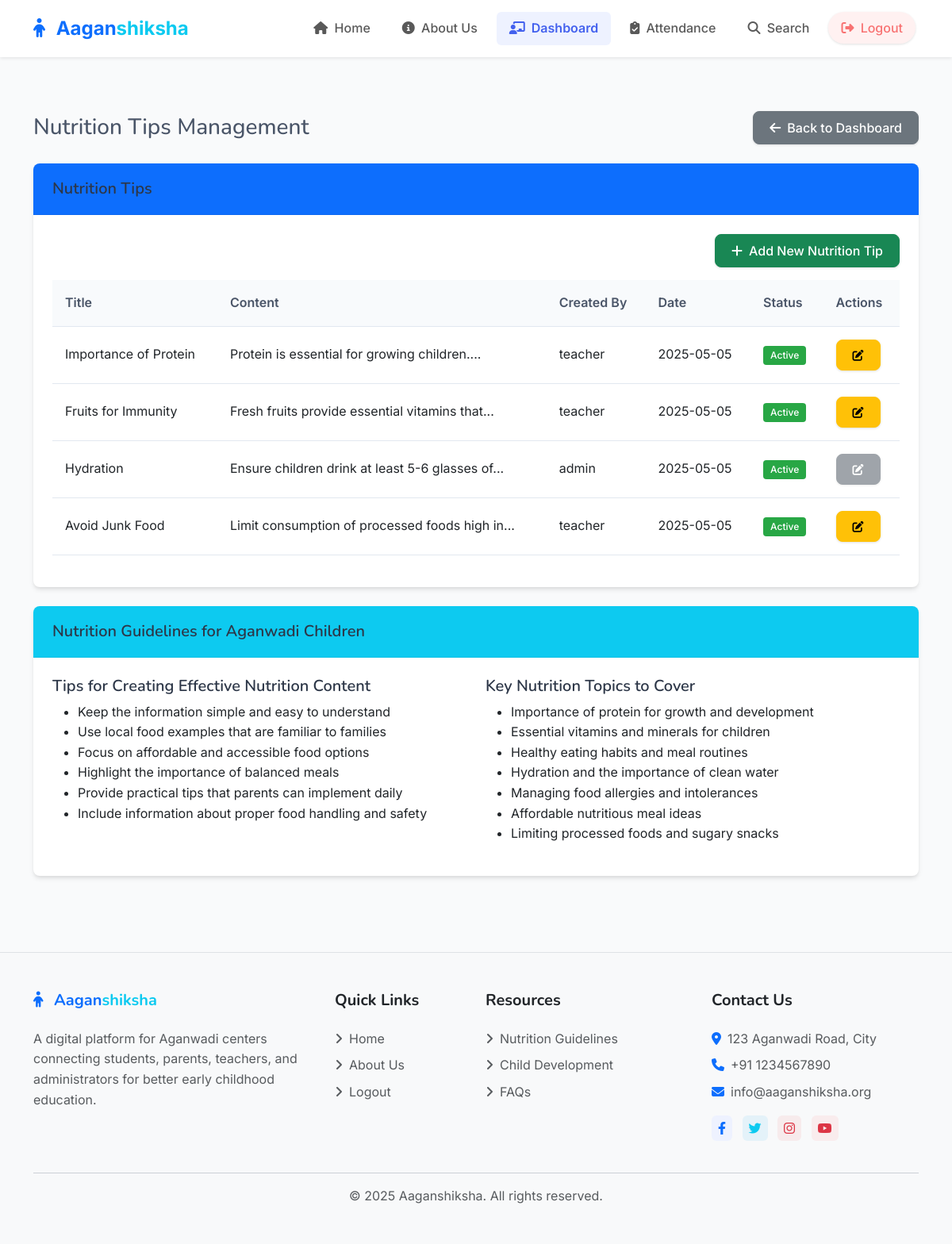
The page /teacher/nutrition (signed in) on the database its author committed.
### models.py (models this page shows, shortened)
class NutritionTip(db.Model):
    id = db.Column(db.Integer, primary_key=True, autoincrement=True)
    title = db.Column(db.String(100), nullable=False)
    content = db.Column(db.Text, nullable=False)
    user_id = db.Column(db.Integer, db.ForeignKey('user.id'), nullable=False)
    created_at = db.Column(db.DateTime, default=datetime.utcnow)
    updated_at = db.Column(db.DateTime, default=datetime.utcnow, onupdate=datetime.utcnow)
    is_active = db.Column(db.Boolean, default=True)

class User(UserMixin, db.Model):
    id = db.Column(db.Integer, primary_key=True)
    username = db.Column(db.String(64), unique=True, nullable=False)
    email = db.Column(db.String(120), unique=True, nullable=False)
    password_hash = db.Column(db.String(256), nullable=False)
    role = db.Column(db.String(20), nullable=False)  # 'admin', 'teacher'
    aadhar_number = db.Column(db.String(12), unique=True, nullable=False)
    created_at = db.Column(db.DateTime, default=datetime.utcnow)
    center_id = db.Column(db.Integer, db.ForeignKey('center.id'), nullable=True)  # Only required for teachers
    center = db.relationship('Center', backref='teachers', lazy=True)
    complaints = db.relationship('Complaint', backref='author', lazy=True)
    nutrition_tips = db.relationship('NutritionTip', backref='created_by', lazy=True)
    activities = db.relationship('Activity', backref='created_by', lazy=True)

### routes/teacher.py (the view)
@teacher_bp.route('/nutrition')
@login_required
@teacher_required
def nutrition():
    nutrition_tips = NutritionTip.query.all()
    return render_template('teacher/nutrition.html', nutrition_tips=nutrition_tips)

### app.py (called while the page is built)
@app.context_processor
def inject_csrf_token():
    return dict(csrf_token=generate_csrf)

@login_manager.user_loader
def load_user(user_id):
    return User.query.get(int(user_id))

### routes/teacher.py (called while the page is built)
def teacher_required(f):
    @wraps(f)
    def decorated_function(*args, **kwargs):
        if not current_user.is_authenticated or current_user.role != 'teacher':
            flash('You need to be a teacher to access this page.', 'danger')
            return redirect(url_for('auth.login'))
        return f(*args, **kwargs)
    return decorated_function

### templates/teacher/nutrition.html (shortened to what this page needs)
{% extends 'base.html' %}
{% block content %}
<div class="container py-4">
    <div class="d-flex justify-content-between align-items-center mb-4">
        <h1 class="h3 mb-0">Nutrition Tips Management</h1>
        <a href="{{ url_for('teacher.dashboard') }}" class="btn btn-secondary">
            <i class="fas fa-arrow-left me-2"></i>Back to Dashboard
        </a>
    </div>
    <div class="card mb-4">
        <div class="card-header bg-primary text-white">
            <h5 class="mb-0">
                {% if is_add %}
                    Add New Nutrition Tip
                {% elif is_edit %}
                    Edit Nutrition Tip
                {% else %}
                    Nutrition Tips
                {% endif %}
            </h5>
        </div>
        <div class="card-body">
            {% if is_add or is_edit %}
                <form method="POST">
                    {{ form.hidden_tag() }}
                    <div class="mb-3">
                        <label class="form-label">Title</label>
                        {{ form.title(class="form-control") }}
                        {% if form.title.errors %}
                            <div class="text-danger">
                                {% for error in form.title.errors %}
                                    <small>{{ error }}</small>
                                {% endfor %}
                            </div>
                        {% endif %}
                    </div>
                    <div class="mb-3">
                        <label class="form-label">Content</label>
                        {{ form.content(class="form-control", rows=5) }}
                        {% if form.content.errors %}
                            <div class="text-danger">
                                {% for error in form.content.errors %}
                                    <small>{{ error }}</small>
                                {% endfor %}
                            </div>
                        {% endif %}
                    </div>
                    <div class="mb-3 form-check">
                        {{ form.is_active(class="form-check-input") }}
                        <label class="form-check-label" for="is_active">Active</label>
                        {% if form.is_active.errors %}
                            <div class="text-danger">
                                {% for error in form.is_active.errors %}
                                    <small>{{ error }}</small>
                                {% endfor %}
                            </div>
                        {% endif %}
                    </div>
                    <div class="d-flex justify-content-between">
                        <a href="{{ url_for('teacher.nutrition') }}" class="btn btn-secondary">Cancel</a>
                        {{ form.submit(class="btn btn-primary") }}
                    </div>
                </form>
            {% else %}
                <div class="d-flex justify-content-end mb-3">
                    <a href="{{ url_for('teacher.add_nutrition') }}" class="btn btn-success">
                        <i class="fas fa-plus me-2"></i>Add New Nutrition Tip
                    </a>
                </div>
                <div class="table-responsive">
                    <table class="table table-hover">
                        <thead>
                            <tr>
                                <th>Title</th>
                                <th>Content</th>
                                <th>Created By</th>
                                <th>Date</th>
                                <th>Status</th>
                                <th>Actions</th>
                            </tr>
                        </thead>
                        <tbody>
                            {% if nutrition_tips %}
                                {% for tip in nutrition_tips %}
                                    <tr>
                                        <td>{{ tip.title }}</td>
                                        <td>{{ tip.content|truncate(50) }}</td>
                                        <td>{{ tip.created_by.username }}</td>
                                        <td>{{ tip.created_at.strftime('%Y-%m-%d') }}</td>
                                        <td>
                                            <span class="badge {% if tip.is_active %}bg-success{% else %}bg-secondary{% endif %}">
                                                {{ 'Active' if tip.is_active else 'Inactive' }}
                                            </span>
                                        </td>
                                        <td>
                                            <div class="btn-group btn-group-sm">
                                                {% if tip.user_id == current_user.id %}
                                                    <a href="{{ url_for('teacher.edit_nutrition', id=tip.id) }}" class="btn btn-warning">
                                                        <i class="fas fa-edit"></i>
                                                    </a>
                                                {% else %}
                                                    <button type="button" class="btn btn-secondary" disabled>
                                                        <i class="fas fa-edit"></i>
                                                    </button>
                                                {% endif %}
                                            </div>
                                        </td>
                                    </tr>
                                {% endfor %}
                            {% else %}
                                <tr>
                                    <td colspan="6" class="text-center">No nutrition tips found.</td>
                                </tr>
                            {% endif %}
                        </tbody>
                    </table>
                </div>
            {% endif %}
        </div>
    </div>
    <div class="card">
        <div class="card-header bg-info text-white">
            <h5 class="mb-0">Nutrition Guidelines for Aganwadi Children</h5>
        </div>
        <div class="card-body">
            <div class="row">
                <div class="col-md-6">
                    <h5>Tips for Creating Effective Nutrition Content</h5>
                    <ul>
                        <li>Keep the information simple and easy to understand</li>
                        <li>Use local food examples that are familiar to families</li>
                        <li>Focus on affordable and accessible food options</li>
                        <li>Highlight the importance of balanced meals</li>
                        <li>Provide practical tips that parents can implement daily</li>
                        <li>Include information about proper food handling and safety</li>
                    </ul>
                </div>
                <div class="col-md-6">
                    <h5>Key Nutrition Topics to Cover</h5>
                    <ul>
                        <li>Importance of protein for growth and development</li>
                        <li>Essential vitamins and minerals for children</li>
                        <li>Healthy eating habits and meal routines</li>
                        <li>Hydration and the importance of clean water</li>
                        <li>Managing food allergies and intolerances</li>
                        <li>Affordable nutritious meal ideas</li>
                        <li>Limiting processed foods and sugary snacks</li>
                    </ul>
                </div>
            </div>
        </div>
    </div>
</div>
{% endblock %}

### static/css/style.css (style rules this page uses)
:root { --primary-color: #4361ee; --primary-light: #eef2ff; --secondary-color: #3f72af; --info-color: #3abff8; --success-color: #36d399; --warning-color: #fbbd23; --danger-color: #f87272; --light-color: #f8f9fa; --dark-color: #333333; --text-color: #4a5568; --border-radius: 0.5rem; --box-shadow: 0 4px 6px -1px rgba(0, 0, 0, 0.1), 0 2px 4px -1px rgba(0, 0, 0, 0.06); --transition: all 0.3s ease; }
body { min-height: 100vh; display: flex; flex-direction: column; font-family: 'Inter', -apple-system, BlinkMacSystemFont, 'Segoe UI', Roboto, Oxygen, Ubuntu, Cantarell, 'Open Sans', 'Helvetica Neue', sans-serif; color: var(--text-color); background-color: #f9fafb; line-height: 1.6; }
h1, h2, h3, h4, h5, h6 { font-family: 'Nunito', -apple-system, BlinkMacSystemFont, 'Segoe UI', Roboto, Oxygen, Ubuntu, Cantarell, 'Open Sans', 'Helvetica Neue', sans-serif; font-weight: 600; color: #2d3748; }
a { transition: var(--transition); }
.btn { border-radius: var(--border-radius); padding: 0.5rem 1.25rem; font-weight: 500; transition: var(--transition); box-shadow: 0 1px 3px rgba(0,0,0,0.12); }
.card { border: none; border-radius: var(--border-radius); box-shadow: var(--box-shadow); transition: var(--transition); overflow: hidden; }
.card-header { background-color: white; border-bottom: 1px solid rgba(0, 0, 0, 0.05); padding: 1.25rem 1.5rem; font-weight: 600; }
.card-body { padding: 1.5rem; }
.table { border-collapse: separate; border-spacing: 0; width: 100%; margin-bottom: 1rem; }
.table th { background-color: #f8fafc; font-weight: 600; padding: 1rem; text-align: left; color: #4a5568; border-bottom: 1px solid #e2e8f0; }
.table td { padding: 1rem; border-bottom: 1px solid #e2e8f0; vertical-align: middle; }
.badge { padding: 0.5em 0.75em; font-weight: 500; border-radius: 0.25rem; }
.badge.bg-success { background-color: #28a745 !important; }

### rows shown on the page
NutritionTip: title "Importance of Protein", content "Protein is essential for growing children....", created_by.username "teacher", created_at "2025-05-05", is_active "Active"
NutritionTip: title "Fruits for Immunity", content "Fresh fruits provide essential vitamins that...", created_by.username "teacher", created_at "2025-05-05", is_active "Active"
NutritionTip: title "Hydration", content "Ensure children drink at least 5-6 glasses of...", created_by.username "admin", created_at "2025-05-05", is_active "Active"
NutritionTip: title "Avoid Junk Food", content "Limit consumption of processed foods high in...", created_by.username "teacher", created_at "2025-05-05", is_active "Active"

### other values the page prints
{{ current_year|default(2025) }} "2025"
